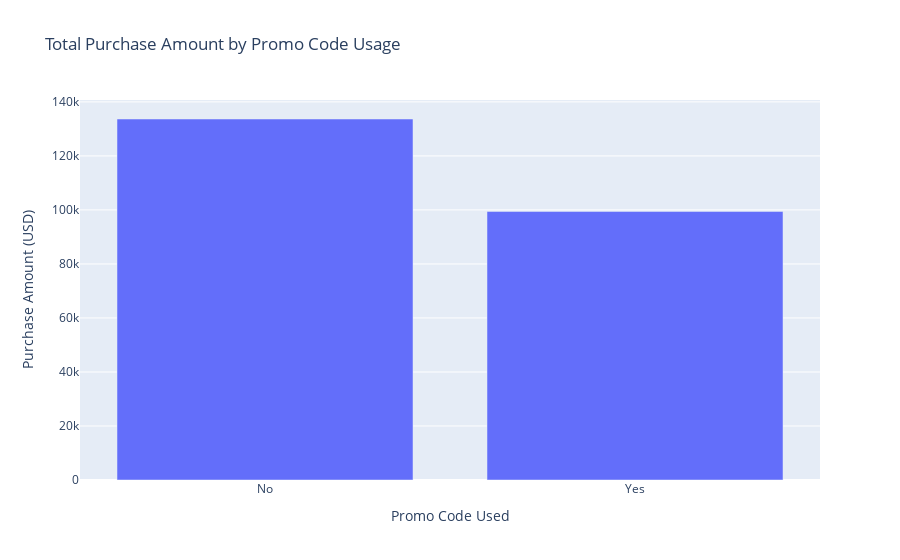

Notebook code cell kept with this figure:
### Markdown cell above
3. **Visualize Total Spending with Promo Code Usage**: We can create a bar chart to compare the total purchase amounts for customers who used a promo code versus those who didn’t. This visualization will highlight any significant differences in spending between the two groups.

### Code cell
# Create a bar plot comparing total purchase amounts based on promo code usage
fig = px.bar(shop_groupby, x='Promo Code Used', y='Purchase Amount (USD)', title='Total Purchase Amount by Promo Code Usage')
fig.show()

### Figure 1 — Plotly figure (JSON) as saved in the notebook; plotly's stock layout.template omitted (floating-point values rounded to 4 significant figures)
{"data": [{"alignmentgroup": "True", "hovertemplate": "Promo Code Used=%{x}<br>Purchase Amount (USD)=%{y}<extra></extra>", "legendgroup": "", "marker": {"color": "#636efa", "pattern": {"shape": ""}}, "name": "", "offsetgroup": "", "orientation": "v", "showlegend": false, "textposition": "auto", "type": "bar", "x": ["No", "Yes"], "xaxis": "x", "y": [133670, 99411], "yaxis": "y"}], "layout": {"barmode": "relative", "legend": {"tracegroupgap": 0}, "title": {"text": "Total Purchase Amount by Promo Code Usage"}, "xaxis": {"anchor": "y", "domain": [0, 1], "title": {"text": "Promo Code Used"}}, "yaxis": {"anchor": "x", "domain": [0, 1], "title": {"text": "Purchase Amount (USD)"}}}}
